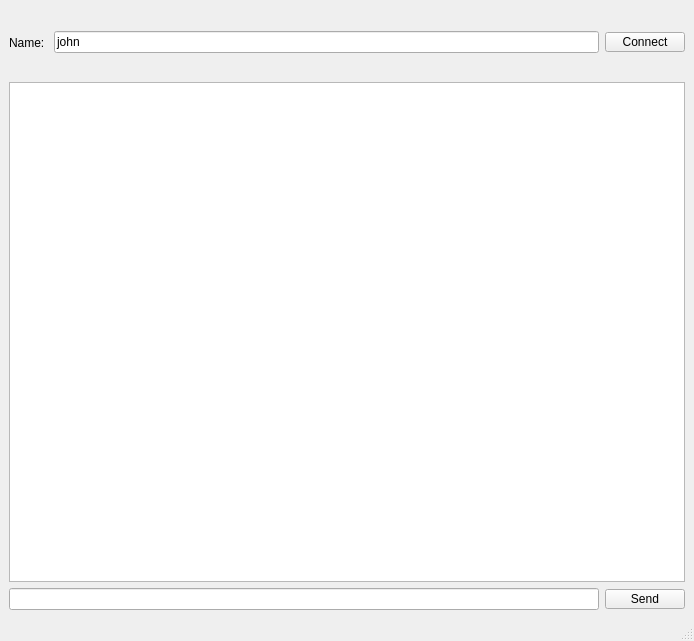
<?xml version="1.0" encoding="UTF-8"?>
<ui version="4.0">
 <class>chatclient</class>
 <widget class="QMainWindow" name="chatclient">
  <property name="geometry">
   <rect>
    <x>0</x>
    <y>0</y>
    <width>694</width>
    <height>641</height>
   </rect>
  </property>
  <property name="windowTitle">
   <string>Chat</string>
  </property>
  <widget class="QWidget" name="centralwidget">
   <layout class="QVBoxLayout" name="verticalLayout">
    <item>
     <layout class="QHBoxLayout" name="horizontalLayout_2">
      <property name="sizeConstraint">
       <enum>QLayout::SetMaximumSize</enum>
      </property>
      <property name="topMargin">
       <number>0</number>
      </property>
      <item>
       <widget class="QLabel" name="label">
        <property name="sizePolicy">
         <sizepolicy hsizetype="Preferred" vsizetype="MinimumExpanding">
          <horstretch>0</horstretch>
          <verstretch>0</verstretch>
         </sizepolicy>
        </property>
        <property name="text">
         <string>Name: </string>
        </property>
       </widget>
      </item>
      <item>
       <widget class="QLineEdit" name="nameInput">
        <property name="text">
         <string>john</string>
        </property>
       </widget>
      </item>
      <item>
       <widget class="QPushButton" name="connectButton">
        <property name="sizePolicy">
         <sizepolicy hsizetype="Minimum" vsizetype="MinimumExpanding">
          <horstretch>0</horstretch>
          <verstretch>0</verstretch>
         </sizepolicy>
        </property>
        <property name="maximumSize">
         <size>
          <width>16777215</width>
          <height>20</height>
         </size>
        </property>
        <property name="text">
         <string>Connect</string>
        </property>
       </widget>
      </item>
     </layout>
    </item>
    <item>
     <widget class="QTextBrowser" name="chatDisplay">
      <property name="sizePolicy">
       <sizepolicy hsizetype="Expanding" vsizetype="Expanding">
        <horstretch>0</horstretch>
        <verstretch>0</verstretch>
       </sizepolicy>
      </property>
      <property name="minimumSize">
       <size>
        <width>500</width>
        <height>500</height>
       </size>
      </property>
      <property name="contextMenuPolicy">
       <enum>Qt::DefaultContextMenu</enum>
      </property>
      <property name="sizeAdjustPolicy">
       <enum>QAbstractScrollArea::AdjustIgnored</enum>
      </property>
     </widget>
    </item>
    <item>
     <layout class="QHBoxLayout" name="horizontalLayout">
      <property name="topMargin">
       <number>0</number>
      </property>
      <item>
       <widget class="QLineEdit" name="messageInput">
        <property name="sizePolicy">
         <sizepolicy hsizetype="Expanding" vsizetype="Fixed">
          <horstretch>0</horstretch>
          <verstretch>0</verstretch>
         </sizepolicy>
        </property>
       </widget>
      </item>
      <item>
       <widget class="QPushButton" name="send">
        <property name="sizePolicy">
         <sizepolicy hsizetype="Minimum" vsizetype="MinimumExpanding">
          <horstretch>0</horstretch>
          <verstretch>0</verstretch>
         </sizepolicy>
        </property>
        <property name="maximumSize">
         <size>
          <width>16777215</width>
          <height>20</height>
         </size>
        </property>
        <property name="text">
         <string>Send</string>
        </property>
       </widget>
      </item>
     </layout>
    </item>
   </layout>
  </widget>
  <widget class="QMenuBar" name="menubar">
   <property name="geometry">
    <rect>
     <x>0</x>
     <y>0</y>
     <width>694</width>
     <height>26</height>
    </rect>
   </property>
  </widget>
  <widget class="QStatusBar" name="statusbar"/>
 </widget>
 <resources/>
 <connections/>
</ui>
